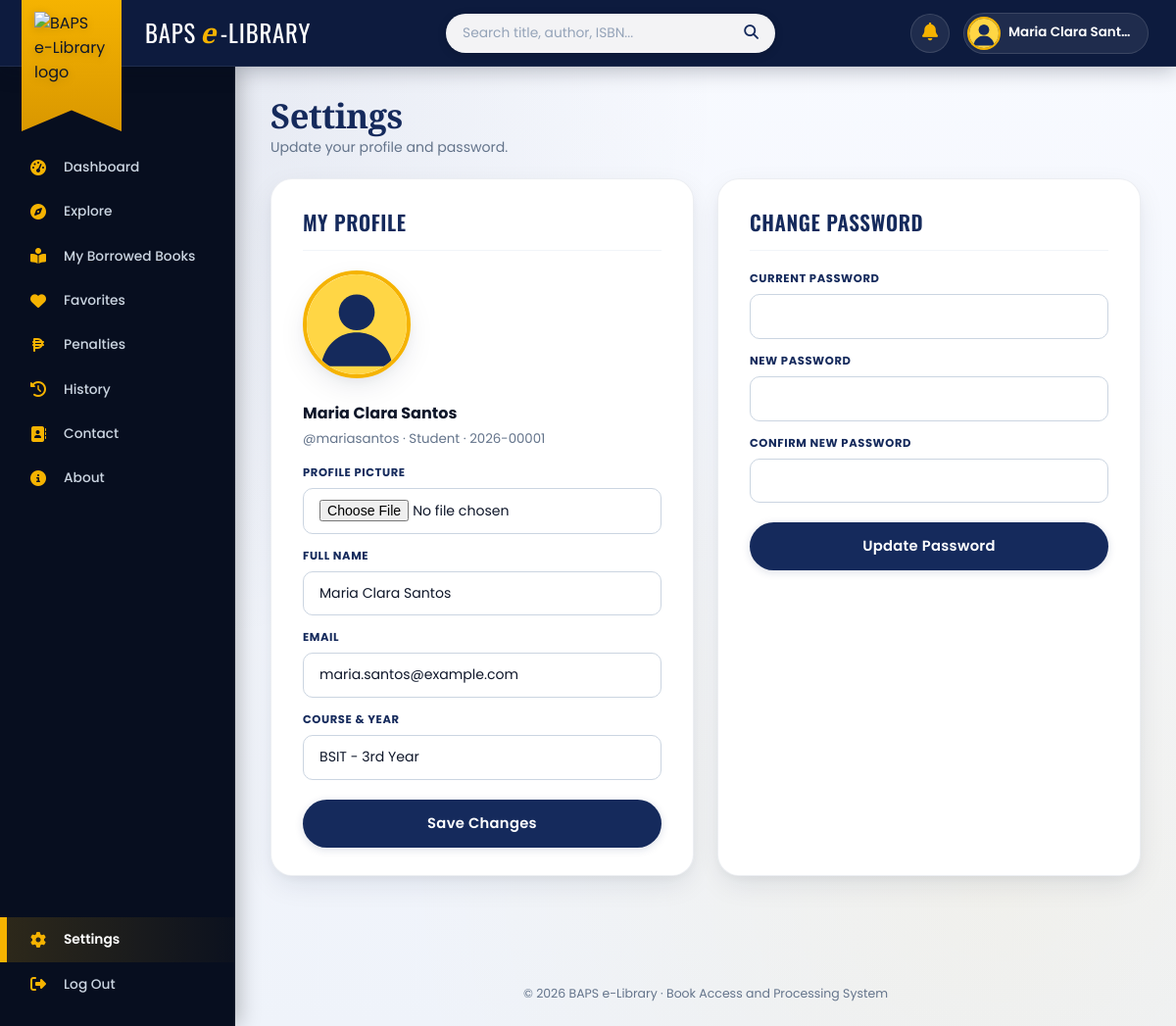
Page /settings.php (signed in) on the committed database.
### tables this page shows
CREATE TABLE `users` (
  `user_id` int(11) NOT NULL,
  `full_name` varchar(100) NOT NULL,
  `student_no` varchar(20) DEFAULT NULL,
  `email` varchar(100) DEFAULT NULL,
  `course_year` varchar(50) DEFAULT NULL,
  `username` varchar(50) NOT NULL,
  `password` varchar(255) NOT NULL,
  `role` enum('student','librarian') NOT NULL DEFAULT 'student',
  `profile_pic` varchar(255) DEFAULT NULL,
  `created_at` timestamp NOT NULL DEFAULT current_timestamp()
);

### includes/functions.php (called while the page is built, shortened)
<?php
function e($v) { return htmlspecialchars((string)$v, ENT_QUOTES, 'UTF-8'); }
function pic_url($path, $base) {
    return $path ? $base . $path : $base . 'assets/images/default-avatar.svg';
}

### settings.php (the view, shortened to what this page needs)
<?php
require_once __DIR__ . '/config/db.php';
require_once __DIR__ . '/includes/layout.php';
$base = '';
$role = $_SESSION['role'];
layout_start('Settings', $base, 'settings');
?>
<h1 class="page-title">Settings <small>Update your profile and password.</small></h1>
<div class="grid g2">
  <section class="panel">
    <h2>My Profile</h2>
    <div class="profile-top">
      <img id="profilePreview" src="<?= e(pic_url($me['profile_pic'], $base)) ?>" alt="Profile picture">
      <div><b><?= e($me['full_name']) ?></b><br><small style="color:var(--muted)">@<?= e($me['username']) ?> &middot; <?= ucfirst($role) ?><?= $me['student_no'] ? ' &middot; ' . e($me['student_no']) : '' ?></small></div>
    </div>
    <form method="post" enctype="multipart/form-data">
      <label>Profile Picture</label><input type="file" id="profileInput" name="profile_pic" accept="image/png,image/jpeg,image/webp">
      <label>Full Name</label><input type="text" name="full_name" value="<?= e($me['full_name']) ?>" required>
      <label>Email</label><input type="email" name="email" value="<?= e($me['email']) ?>" required>
      <?php if ($role === 'student'): ?><label>Course &amp; Year</label><input type="text" name="course_year" value="<?= e($me['course_year']) ?>"><?php endif; ?>
      <button class="btn block" type="submit">Save Changes</button>
    </form>
  </section>
  <section class="panel">
    <h2>Change Password</h2>
    <form method="post">
      <label>Current Password</label><input type="password" name="current" required>
      <label>New Password</label><input type="password" name="new" minlength="6" required>
      <label>Confirm New Password</label><input type="password" name="confirm" minlength="6" required>
      <button class="btn block" type="submit">Update Password</button>
    </form>
  </section>
</div>
<?php layout_end($base);

### includes/layout.php (shortened to what this page needs)
<?php
function menu_for($role) {
    if ($role === 'student') return [
        ['dashboard', 'Dashboard',        'student/dashboard.php', 'fa-gauge-high'],
        ['explore',   'Explore',          'student/explore.php',   'fa-compass'],
        ['mybooks',   'My Borrowed Books','student/my_books.php',  'fa-book-open-reader'],
        ['favorites', 'Favorites',        'student/favorites.php', 'fa-heart'],
        ['penalties', 'Penalties',        'student/penalties.php', 'fa-peso-sign'],
        ['history',   'History',          'student/history.php',   'fa-clock-rotate-left'],
        ['contact',   'Contact',          'contact.php',           'fa-address-book'],
        ['about',     'About',            'about.php',             'fa-circle-info'],
    ];
    return [
        ['dashboard', 'Dashboard',        'librarian/dashboard.php', 'fa-gauge-high'],
        ['inventory', 'Inventory',        'librarian/inventory.php', 'fa-boxes-stacked'],
        ['students',  'Students',         'librarian/students.php',  'fa-user-graduate'],
        ['requests',  'Borrowed/Return Request', 'librarian/requests.php', 'fa-right-left'],
        ['report',    'Report',           'librarian/report.php',    'fa-chart-column'],
        ['contact',   'Contact',          'contact.php',             'fa-address-book'],
        ['about',     'About',            'about.php',               'fa-circle-info'],
    ];
}
function layout_start($title, $base, $active = '') {
    global $conn, $me;
    $logged = !empty($_SESSION['user_id']);
    $role   = $_SESSION['role'] ?? '';
    $me = null; $notifs = []; $unread = 0;
    if ($logged && $conn) {
        $st = $conn->prepare("SELECT * FROM users WHERE user_id=?");
        $st->bind_param('i', $_SESSION['user_id']); $st->execute();
        $me = $st->get_result()->fetch_assoc();
        $st = $conn->prepare("SELECT COUNT(*) c FROM notifications WHERE user_id=? AND is_read=0");
        $st->bind_param('i', $me['user_id']); $st->execute();
        $unread = $st->get_result()->fetch_assoc()['c'];
    }
    $searchAction = $role === 'student' ? $base . 'student/explore.php' : ($role === 'librarian' ? $base . 'librarian/inventory.php' : $base . 'index.php');
    $q = $_GET['q'] ?? '';
    ?>
<!DOCTYPE html>
<html lang="en">
<head>
<link rel="stylesheet" href="https://cdnjs.cloudflare.com/ajax/libs/font-awesome/6.5.1/css/all.min.css">
<link rel="stylesheet" href="<?= $base ?>assets/css/style.css?v=<?= filemtime(__DIR__ . '/../assets/css/style.css') ?>">
</head>
<body class="<?= $logged ? 'app' : 'public' ?>" data-base="<?= $base ?>" data-role="<?= e($role ?: 'guest') ?>">
<header class="topbar">
  <a class="ribbon" href="<?= $base ?>index.php" title="BAPS e-Library"><img src="<?= $base ?>assets/images/logo.png" alt="BAPS e-Library logo"></a>
  <a class="brand" href="<?= $base ?>index.php">BAPS <b>e</b>-Library</a>
  <form class="search" action="<?= $searchAction ?>" method="get" role="search">
    <input type="text" name="q" value="<?= e($q) ?>" placeholder="Search title, author, ISBN..." aria-label="Search">
    <button type="submit" aria-label="Search"><i class="fa-solid fa-magnifying-glass"></i></button>
  </form>
  <?php if ($logged): ?>
  <div class="top-right">
    <div class="dropdown">
      <button class="icon-btn" id="bellBtn" aria-label="Notifications"><i class="fa-solid fa-bell"></i><?php if ($unread): ?><span class="badge" id="bellCount"><?= $unread ?></span><?php endif; ?></button>
    </div>
    <a class="user-chip" href="<?= $base ?>settings.php" title="My profile">
      <img src="<?= e(pic_url($me['profile_pic'] ?? '', $base)) ?>" alt="Profile"><span><?= e($me['full_name'] ?? '') ?></span>
    </a>
  </div>
  <?php endif; ?>
</header>
<?php if ($logged): ?>
<aside class="sidebar" id="sidebar">
  <?php foreach (menu_for($role) as $m): ?>
    <a href="<?= $base . $m[2] ?>" class="<?= $active === $m[0] ? 'active' : '' ?>"><i class="fa-solid <?= $m[3] ?>"></i><?= $m[1] ?></a>
  <?php endforeach; ?>
  <div class="spacer"></div>
  <a href="<?= $base ?>settings.php" class="<?= $active === 'settings' ? 'active' : '' ?>"><i class="fa-solid fa-gear"></i>Settings</a>
  <a href="<?= $base ?>logout.php"><i class="fa-solid fa-right-from-bracket"></i>Log Out</a>
</aside>
<?php endif; ?>
<main class="main">
<?php
}
function layout_end($base) {
    ?>
</main>
<footer class="footer">&copy; <?= date('Y') ?> BAPS e-Library &middot; Book Access and Processing System</footer>
</body>
</html>
<?php
}

### rows in the picture
users: full_name "Maria Clara Santos", username "mariasantos", student_no "2026-00001", email "maria.santos@example.com", course_year "BSIT - 3rd Year"

### other values in the picture
$m[1] "Dashboard"
$m[1] "Explore"
$m[1] "My Borrowed Books"
$m[1] "Favorites"
$m[1] "Penalties"
$m[1] "History"
$m[1] "Contact"
$m[1] "About"
$role "Student"
